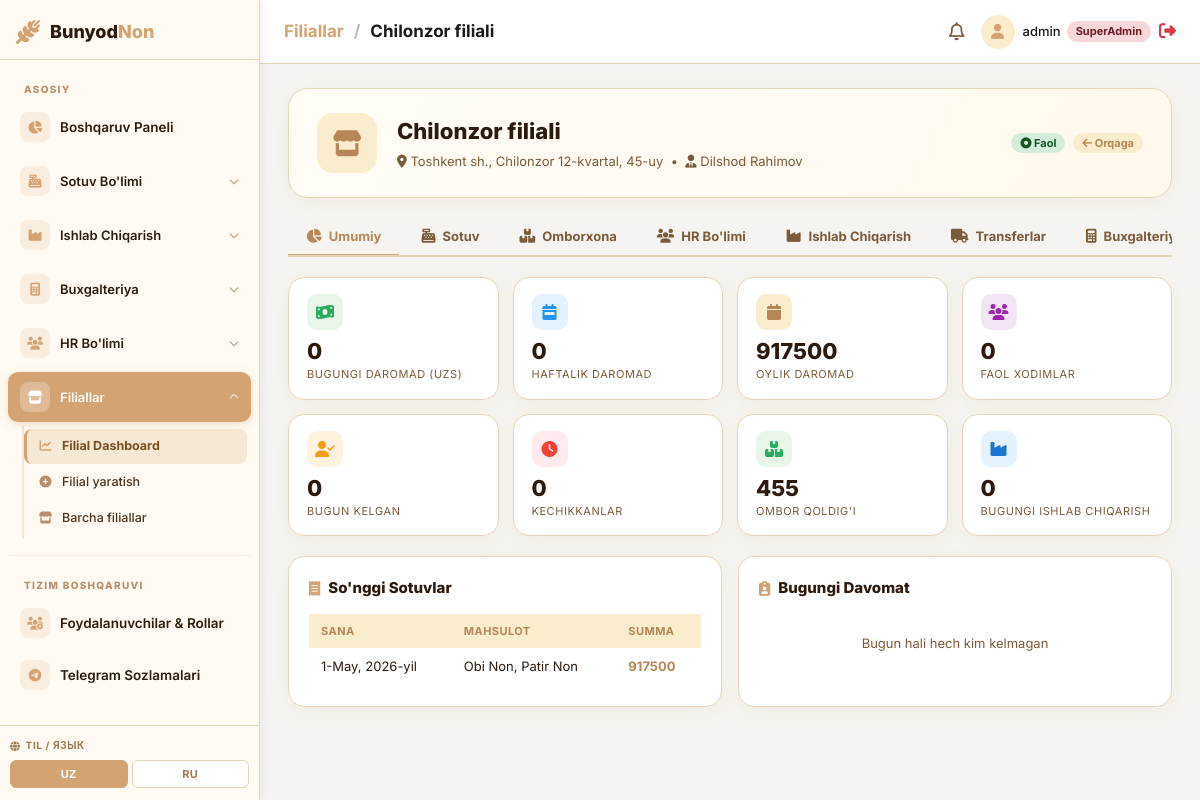
The page /branches/7/ (signed in) on the database its author committed.
### branches/models.py (models this page shows, shortened)
class Branch(models.Model):
    name = models.CharField(max_length=255)
    address = models.TextField()
    responsible_person = models.CharField(max_length=255)
    is_active = models.BooleanField(default=True)
    created_at = models.DateTimeField(auto_now_add=True)

class BranchSale(models.Model):
    date = models.DateField(auto_now_add=True)
    branch = models.ForeignKey(Branch, on_delete=models.CASCADE, related_name='sales')
    total_amount = models.DecimalField(max_digits=12, decimal_places=2, default=0.00)

class BranchSaleItem(models.Model):
    branch_sale = models.ForeignKey(BranchSale, on_delete=models.CASCADE, related_name='items')
    product = models.ForeignKey(Product, on_delete=models.CASCADE)
    quantity = models.IntegerField()
    price_at_sale = models.DecimalField(max_digits=10, decimal_places=2)

### production/models.py (models this page shows, shortened)
class Product(models.Model):
    name = models.CharField(max_length=255)
    price = models.DecimalField(max_digits=10, decimal_places=2)
    category = models.ForeignKey(ProductCategory, null=True, blank=True, on_delete=models.SET_NULL, related_name='products')
    image = models.ImageField(upload_to='products/', null=True, blank=True)

### branches/views.py (the view)
# urls.py: path('<int:branch_id>/', views.branch_detail, name='branch_detail'),
@login_required
def branch_detail(request, branch_id):
    if not request.user.is_superuser:
        return redirect('dashboard')
    branch = get_object_or_404(Branch, id=branch_id)
    today = timezone.localdate()
    week_ago = today - timedelta(days=6)
    month_start = today.replace(day=1)
    branch_sales_today = BranchSale.objects.filter(branch=branch, date=today)
    branch_sales_week  = BranchSale.objects.filter(branch=branch, date__gte=week_ago, date__lte=today)
    branch_sales_month = BranchSale.objects.filter(branch=branch, date__gte=month_start, date__lte=today)
    today_revenue = branch_sales_today.aggregate(t=Sum('total_amount'))['t'] or 0
    week_revenue  = branch_sales_week.aggregate(t=Sum('total_amount'))['t'] or 0
    month_revenue = branch_sales_month.aggregate(t=Sum('total_amount'))['t'] or 0
    recent_sales = (
        BranchSale.objects
        .filter(branch=branch)
        .prefetch_related('items__product')
        .order_by('-date', '-id')[:30]
    )
    inventory = (
        BranchInventory.objects
        .filter(branch=branch)
        .select_related('product', 'product__category')
        .order_by('product__name')
    )
    total_stock_qty = inventory.aggregate(t=Sum('stock'))['t'] or 0
    low_stock = [i for i in inventory if 0 < i.stock < 10]
    in_transit = Transfer.objects.filter(branch=branch, status='in_transit').count()
    transfers = (
        Transfer.objects
        .filter(branch=branch)
        .prefetch_related('items__product')
        .order_by('-date_sent')[:20]
    )
    from hr.models import Employee, Attendance, DailyReport, FaceIDLog
    employees = Employee.objects.filter(branch=branch).select_related('shift').order_by('name')
    active_employees = employees.filter(status='active')
    attendances_today = (
        Attendance.objects
        .filter(employee__branch=branch, date=today)
        .select_related('employee')
    )
    present_today = attendances_today.count()
    late_today    = attendances_today.filter(late_minutes__gt=0).count()
    daily_reports_today = (
        DailyReport.objects
        .filter(employee__branch=branch, date=today)
        .select_related('employee', 'shift')
    )
    face_logs = (
        FaceIDLog.objects
        .filter(employee__branch=branch, timestamp__date=today)
        .select_related('employee')
        .order_by('-timestamp')[:15]
    )
    from accounting.models import Transaction, CashRegister
    branch_user_ids = list(
        branch.admins.values_list('user_id', flat=True)
    )
    transactions = (
        Transaction.objects
        .filter(created_by_id__in=branch_user_ids) if branch_user_ids
        else Transaction.objects.none()
    )
    month_income  = month_revenue  # BranchSale asosida
    today_income  = today_revenue
    emp_names = list(employees.values_list('name', flat=True))
    production_today = (
        ProductionLog.objects
        .filter(date__date=today, baker_name__in=emp_names)
        .select_related('product')
        .order_by('-date')
    )
    production_month = (
        ProductionLog.objects
        .filter(date__date__gte=month_start, baker_name__in=emp_names)
    )
    production_today_qty = production_today.aggregate(t=Sum('quantity'))['t'] or 0
    production_month_qty = production_month.aggregate(t=Sum('quantity'))['t'] or 0
    production_by_product = (
        production_today
        .values('product__name')
        .annotate(qty=Sum('quantity'))
        .order_by('-qty')[:10]
    )
    context = {
        'branch': branch,
        'today': today,
        'today_revenue': today_revenue,
        'week_revenue': week_revenue,
        'month_revenue': month_revenue,
        'recent_sales': recent_sales,
        'inventory': inventory,
        'total_stock_qty': total_stock_qty,
        'low_stock': low_stock,
        'transfers': transfers,
        'in_transit': in_transit,
        'employees': employees,
        'active_employees_count': active_employees.count(),
        'attendances_today': attendances_today,
        'present_today': present_today,
        'late_today': late_today,
        'daily_reports_today': daily_reports_today,
        'face_logs': face_logs,
        'today_income': today_income,
        'month_income': month_income,
        'production_today_qty': production_today_qty,
        'production_month_qty': production_month_qty,
        'production_today': production_today,
        'production_by_product': production_by_product,
        'all_products': Product.objects.all().order_by('name'),
    }
    return render(request, 'branch_detail.html', context)

### templates/branch_detail.html (shortened to what this page needs)
{% extends 'base.html' %}
{% load static %}
{% block breadcrumb %}
<a href="/branches/" style="color:var(--primary);text-decoration:none;">Filiallar</a>
<span style="margin:0 6px;color:#bbb;">/</span>
<span>{{ branch.name }}</span>
{% endblock %}
{% block content %}
<div class="bd-wrap">
    <div class="bd-hero">
        <div class="bd-hero-icon"><i class="fa-solid fa-store"></i></div>
        <div class="bd-hero-info">
            <h1>{{ branch.name }}</h1>
            <p>
                <i class="fa-solid fa-location-dot"></i> {{ branch.address|default:"Manzil ko'rsatilmagan" }}
                &nbsp;•&nbsp;
                <i class="fa-solid fa-user-tie"></i> {{ branch.responsible_person|default:"—" }}
            </p>
        </div>
        <div class="bd-hero-badges">
            <span class="badge b-ok"><i class="fa-solid fa-circle-dot"></i> Faol</span>
            <a href="/branches/" class="badge b-gold" style="text-decoration:none;">
                <i class="fa-solid fa-arrow-left"></i> Orqaga
            </a>
        </div>
    </div>
    <div class="bd-tabs" id="bdTabs">
        <button class="bd-tab active" onclick="showTab('overview',this)">
            <i class="fa-solid fa-chart-pie"></i> Umumiy
        </button>
        <button class="bd-tab" onclick="showTab('sales',this)">
            <i class="fa-solid fa-cash-register"></i> Sotuv
        </button>
        <button class="bd-tab" onclick="showTab('inventory',this)">
            <i class="fa-solid fa-boxes-stacked"></i> Omborxona
        </button>
        <button class="bd-tab" onclick="showTab('hr',this)">
            <i class="fa-solid fa-users"></i> HR Bo'limi
        </button>
        <button class="bd-tab" onclick="showTab('production',this)">
            <i class="fa-solid fa-industry"></i> Ishlab Chiqarish
        </button>
        <button class="bd-tab" onclick="showTab('transfers',this)">
            <i class="fa-solid fa-truck"></i> Transferlar
        </button>
        <button class="bd-tab" onclick="showTab('accounting',this)">
            <i class="fa-solid fa-calculator"></i> Buxgalteriya
        </button>
    </div>
    <div class="bd-panel active" id="tab-overview">
        <div class="stat-row">
            <div class="stat-box">
                <div class="sb-icon" style="background:#e8f5e9;color:#27ae60;">
                    <i class="fa-solid fa-money-bill-wave"></i>
                </div>
                <div class="sb-val">{{ today_revenue|floatformat:0 }}</div>
                <div class="sb-lbl">Bugungi daromad (UZS)</div>
            </div>
            <div class="stat-box">
                <div class="sb-icon" style="background:#e3f2fd;color:#2196f3;">
                    <i class="fa-solid fa-calendar-week"></i>
                </div>
                <div class="sb-val">{{ week_revenue|floatformat:0 }}</div>
                <div class="sb-lbl">Haftalik daromad</div>
            </div>
            <div class="stat-box">
                <div class="sb-icon" style="background:var(--gold-l);color:var(--gold-d);">
                    <i class="fa-solid fa-calendar"></i>
                </div>
                <div class="sb-val">{{ month_revenue|floatformat:0 }}</div>
                <div class="sb-lbl">Oylik daromad</div>
            </div>
            <div class="stat-box">
                <div class="sb-icon" style="background:#f3e5f5;color:#9c27b0;">
                    <i class="fa-solid fa-users"></i>
                </div>
                <div class="sb-val">{{ active_employees_count }}</div>
                <div class="sb-lbl">Faol xodimlar</div>
            </div>
            <div class="stat-box">
                <div class="sb-icon" style="background:#fff3e0;color:#f39c12;">
                    <i class="fa-solid fa-user-check"></i>
                </div>
                <div class="sb-val">{{ present_today }}</div>
                <div class="sb-lbl">Bugun kelgan</div>
            </div>
            <div class="stat-box">
                <div class="sb-icon" style="background:#ffebee;color:#f44336;">
                    <i class="fa-solid fa-clock"></i>
                </div>
                <div class="sb-val">{{ late_today }}</div>
                <div class="sb-lbl">Kechikkanlar</div>
            </div>
            <div class="stat-box">
                <div class="sb-icon" style="background:#e8f5e9;color:#27ae60;">
                    <i class="fa-solid fa-boxes-stacked"></i>
                </div>
                <div class="sb-val">{{ total_stock_qty }}</div>
                <div class="sb-lbl">Ombor qoldig'i</div>
            </div>
            <div class="stat-box">
                <div class="sb-icon" style="background:#e3f2fd;color:#1976d2;">
                    <i class="fa-solid fa-industry"></i>
                </div>
                <div class="sb-val">{{ production_today_qty }}</div>
                <div class="sb-lbl">Bugungi ishlab chiqarish</div>
            </div>
        </div>
        <div style="display:grid;grid-template-columns:1fr 1fr;gap:16px;flex-wrap:wrap;">
            <div class="bd-card">
                <div class="bd-card-title"><i class="fa-solid fa-receipt"></i> So'nggi Sotuvlar</div>
                {% if recent_sales %}
                <div style="overflow-x:auto;">
                    <table class="bd-table">
                        <thead><tr><th>Sana</th><th>Mahsulot</th><th>Summa</th></tr></thead>
                        <tbody>
                        {% for sale in recent_sales|slice:":8" %}
                        <tr>
                            <td style="white-space:nowrap;">{{ sale.date }}</td>
                            <td>
                                {% for item in sale.items.all|slice:":2" %}
                                {{ item.product.name }}{% if not forloop.last %}, {% endif %}
                                {% endfor %}
                            </td>
                            <td style="font-weight:700;color:var(--gold-d);">{{ sale.total_amount|floatformat:0 }}</td>
                        </tr>
                        {% endfor %}
                        </tbody>
                    </table>
                </div>
                {% else %}
                <p style="color:var(--muted);font-size:13px;text-align:center;padding:20px 0;">Sotuvlar yo'q</p>
                {% endif %}
            </div>
            <div class="bd-card">
                <div class="bd-card-title"><i class="fa-solid fa-clipboard-user"></i> Bugungi Davomat</div>
                {% if attendances_today %}
                <div style="overflow-x:auto;">
                    <table class="bd-table">
                        <thead><tr><th>Xodim</th><th>Keldi</th><th>Ketdi</th><th>Holat</th></tr></thead>
                        <tbody>
                        {% for att in attendances_today %}
                        <tr>
                            <td><strong>{{ att.employee.name }}</strong></td>
                            <td>{% if att.check_in %}{{ att.check_in|time:"H:i" }}{% else %}—{% endif %}</td>
                            <td>{% if att.check_out %}{{ att.check_out|time:"H:i" }}{% else %}—{% endif %}</td>
                            <td>
                                {% if att.late_minutes > 0 %}
                                <span class="badge b-warn">+{{ att.late_minutes }} daqiqa kech</span>
                                {% else %}
                                <span class="badge b-ok">O'z vaqtida</span>
                                {% endif %}
                            </td>
                        </tr>
                        {% endfor %}
                        </tbody>
                    </table>
                </div>
                {% else %}
                <p style="color:var(--muted);font-size:13px;text-align:center;padding:20px 0;">
                    Bugun hali hech kim kelmagan
                </p>
                {% endif %}
            </div>
        </div>
    </div>
</div>
{% endblock %}

### templates/base.html (shortened to what this page needs)
{% load static %}
{% load i18n %}
<!DOCTYPE html>
<html lang="{{ request.LANGUAGE_CODE|default:'uz' }}">
<head>
    <link rel="stylesheet" href="https://cdnjs.cloudflare.com/ajax/libs/font-awesome/6.4.0/css/all.min.css">
    <link rel="stylesheet" href="{% static 'css/style.css' %}">
</head>
<body>
    <div class="app-container">
        <aside class="sidebar" id="appSidebar">
            <div class="sidebar-header">
                <i class="fa-solid fa-wheat-awn logo-icon"> </i>
                <h2>Bunyod<span class="highlight">Non</span></h2>
            </div>
            <ul class="nav-links">
                {% include 'includes/menu_dropdown.html' %}
            </ul>
            <div class="sidebar-footer">
                <div class="lang-label"><i class="fa-solid fa-globe"></i> <span>Til / Язык</span></div>
                <div class="lang-switcher">
                    <button class="lang-btn" id="gt-btn-uz" data-lang="uz" onclick="gtSwitchLang('uz')" title="O'zbek">UZ</button>
                    <button class="lang-btn" id="gt-btn-ru" data-lang="ru" onclick="gtSwitchLang('ru')" title="Русский">RU</button>
                </div>
            </div>
        </aside>
        <main class="main-content">
            <header class="topbar">
                <div class="topbar-left">
                    <div class="breadcrumb">{% block breadcrumb %}{% endblock %}</div>
                </div>
                <div class="topbar-actions">
                    <button class="icon-btn"><i class="fa-regular fa-bell"></i></button>
                    <div class="user-profile">
                        <div class="avatar"><i class="fa-solid fa-user"></i></div>
                        <span class="user-name">
                            {{ request.user.username }}
                            {% if is_superadmin %}<span class="badge badge-danger"
                                style="font-size:11px;">SuperAdmin</span>
                            {% elif user_branch %}<span class="badge badge-info" style="font-size:11px;">{{
                                user_branch.name }}</span>
                            {% elif request.user.groups.all.0 %}<span class="badge badge-warning"
                                style="font-size:11px;">{{ request.user.groups.all.0.name }}</span>
                            {% endif %}
                        </span>
                        <a href="/logout/" style="color:#dc3545;font-size:17px;" title="Chiqish">
                            <i class="fa-solid fa-right-from-bracket"></i>
                        </a>
                    </div>
                </div>
            </header>
            <div class="content-wrapper">
                {% block content %}{% endblock %}
            </div>
        </main>
    </div>
</body>
</html>

### rows shown on the page
Branch: name "Chilonzor filiali", address "Toshkent sh., Chilonzor 12-kvartal, 45-uy", responsible_person "Dilshod Rahimov"
BranchSale: date "1-May, 2026-yil", total_amount "917500"
BranchSaleItem: product.name "Obi Non"
BranchSaleItem: product.name "Patir Non"

### other values the page prints
{{ request.user.username }} "admin"
{{ today_revenue|floatformat:0 }} "0"
{{ week_revenue|floatformat:0 }} "0"
{{ month_revenue|floatformat:0 }} "917500"
{{ active_employees_count }} "0"
{{ present_today }} "0"
{{ late_today }} "0"
{{ total_stock_qty }} "455"
{{ production_today_qty }} "0"
